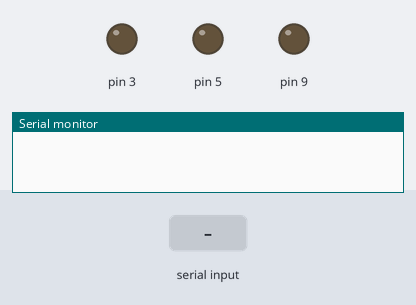
This sketch was run on a simulated Arduino Uno, built with avr-gcc and run on an emulated ATmega328P. Shown: output pins drawn as LEDs (lit = HIGH), the last lines printed to the serial monitor. The inputs (shaded band) are chosen by the test bench.

Above: at 1.2 s.
1.3 s: "avanti;1\n" received over Serial
At 2.5 s:
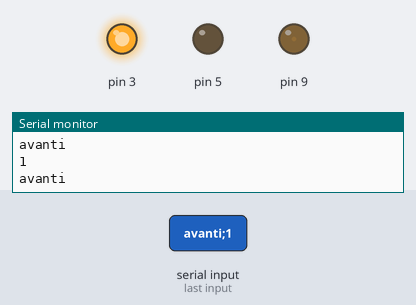
2.8 s: "indietro;1\n" received over Serial
At 3.7 s:
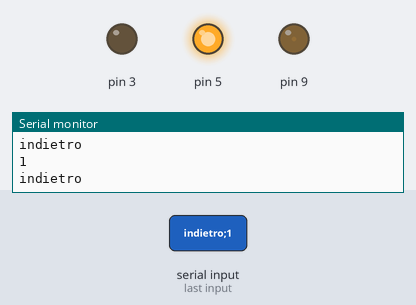
4.3 s: "avanti;150\n" received over Serial
At 4.8 s:
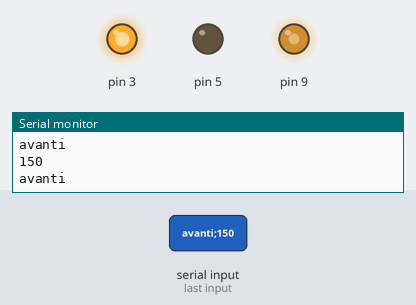
5.8 s: "avanti\n" received over Serial
At 7.0 s:
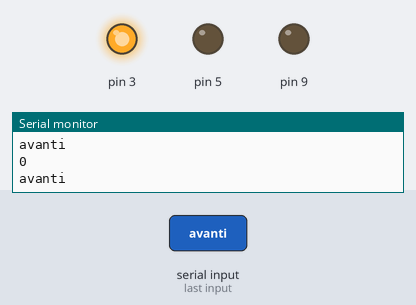
7.3 s: "indietro;150\n" received over Serial
At 8.4 s:
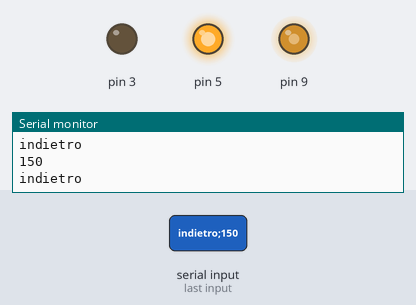
8.8 s: "indietro\n" received over Serial
At 9.4 s:
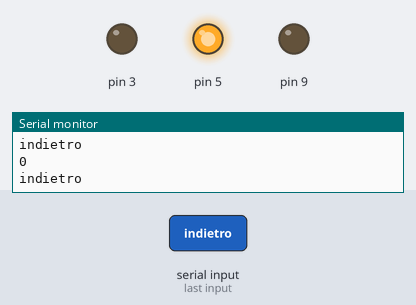
Timing chart, 0 to 11.3 s (numbered marks = the images above; inputs shaded):
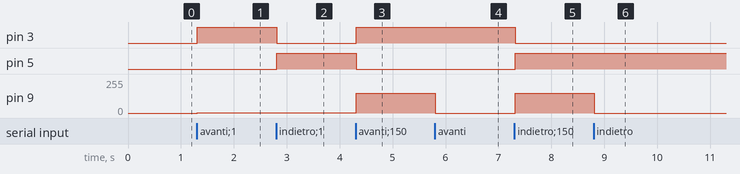

Measured:
- after the input at 1.3 s, pin 3: LOW → HIGH at once; pin 9: 0/255 → 1/255 at once
- after the input at 2.8 s, pin 3: HIGH → LOW at once; pin 5: LOW → HIGH at once
- after the input at 4.3 s, pin 3: LOW → HIGH at once; pin 5: HIGH → LOW at once; pin 9: 1/255 → 150/255 at once
- after the input at 5.8 s, pin 9: 150/255 → 0/255 at once
- after the input at 7.3 s, pin 3: HIGH → LOW at once; pin 5: LOW → HIGH at once; pin 9: 0/255 → 150/255 at once
- after the input at 8.8 s, pin 9: 150/255 → 0/255 at once

The sketch:

sketchAttuatore.ino
```cpp
void setup()
{
  Serial.begin(9600);
  pinMode(3, OUTPUT);
  pinMode(5, OUTPUT);
}

void loop()
{
  if (Serial.available())
  {
    String str = Serial.readStringUntil('\n');
    if (str.length() > 0)
    {
      int n = str.indexOf(";");
      String rotazione = str.substring(0, n);
      Serial.println(rotazione);
      n += 1;
      int vel = str.substring(n, str.length()).toInt();
      Serial.println(vel);
      if (rotazione == "avanti")
      {
        digitalWrite(5, LOW);
        digitalWrite(3, HIGH);
        analogWrite(9, vel);
        Serial.println("avanti");
      }

      if (rotazione == "indietro")
      {
        digitalWrite(5, HIGH);
        digitalWrite(3, LOW);
        analogWrite(9, vel);
        Serial.println("indietro");
      }
      if (rotazione == "stop")
      {
        digitalWrite(5, LOW);
        digitalWrite(3, LOW);
        analogWrite(9, 0);
        Serial.println("spento");
      }
    }
  }
}
```
